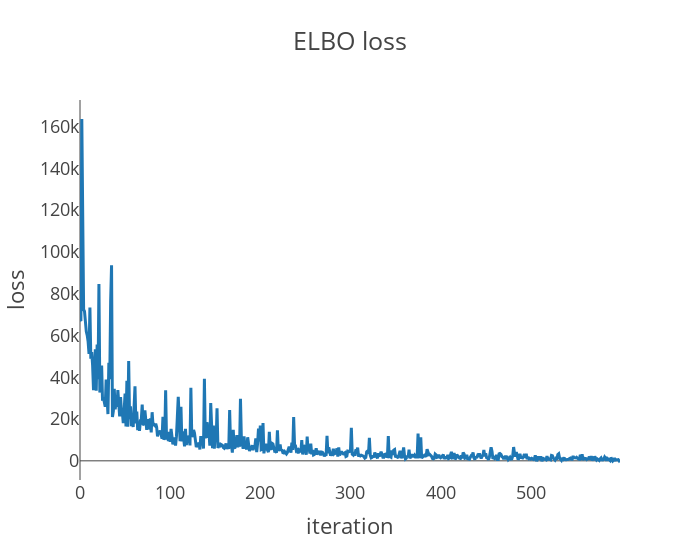

Source (notebook cell):
### Code cell
guide_no_pooling = run_svi(gerbil_model_no_pooling, num_svi_iters=600)
predictive_no_pooling = Predictive(
    gerbil_model_no_pooling, guide=guide_no_pooling, num_samples=1000
)
samples_no_pooling = predictive_no_pooling(predictors)

### Figure 1 — Plotly figure (JSON) as saved in the notebook; plotly's stock layout.template omitted (floating-point values rounded to 4 significant figures; data arrays with more than 128 entries replaced by an {"elided": "..."} marker saying what was removed)
{"data": [{"hovertemplate": "x=%{x}<br>y=%{y}<extra></extra>", "legendgroup": "", "line": {"color": "#1F77B4", "dash": "solid"}, "marker": {"symbol": "circle"}, "mode": "lines", "name": "", "orientation": "v", "showlegend": false, "type": "scatter", "x": {"elided": "600 int values"}, "xaxis": "x", "y": {"elided": "600 float values"}, "yaxis": "y"}], "layout": {"legend": {"tracegroupgap": 0}, "title": {"text": "ELBO loss"}, "width": 700, "xaxis": {"anchor": "y", "domain": [0, 1], "showgrid": false, "title": {"text": "iteration"}}, "yaxis": {"anchor": "x", "domain": [0, 1], "showgrid": false, "title": {"text": "loss"}}}}
